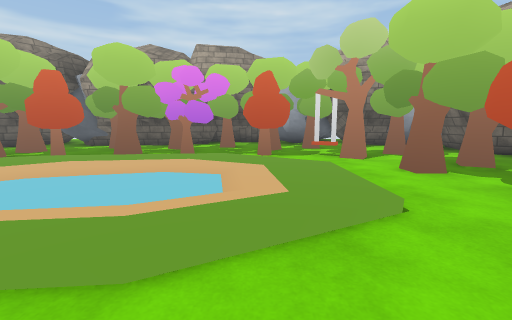
[1] (above)

24 first-person views from a walk through a Unity game level. The camera is 1.3 m above the floor, tilts 8° down and sees 90° across. The floor is counted in squares, 1 m on a side. Each view is taken from the middle of a square. On the plan, view 1 faces up. The plan holds only what a view shows up to about 13 squares ahead; the rest is blank. The place goes on beyond the plan. The player character is not drawn. Some surface patterns are stand-ins.

[2]
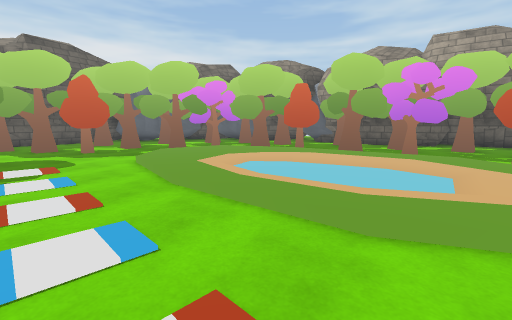

[3]
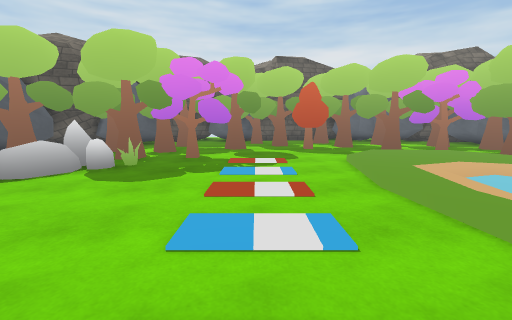

[4]
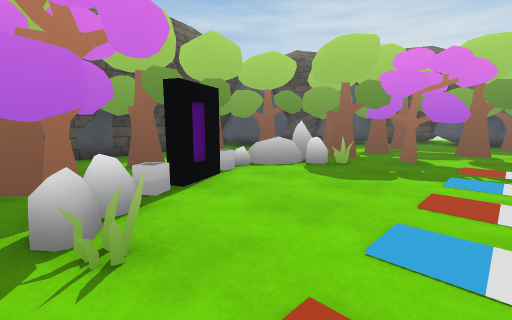

[5]
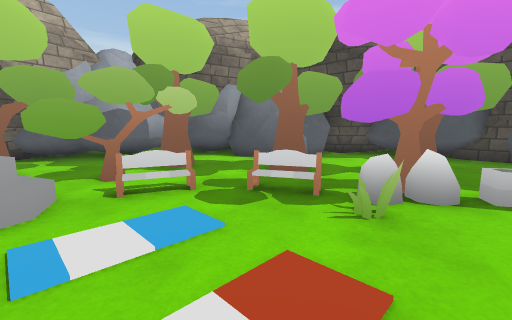

[6]
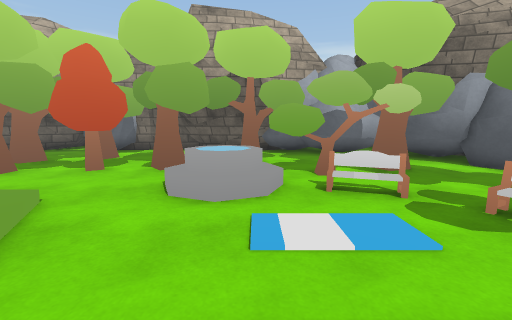

[7]
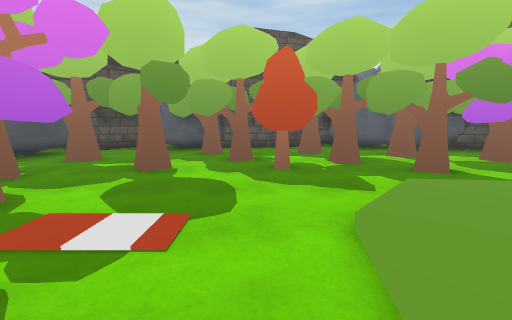

[8]
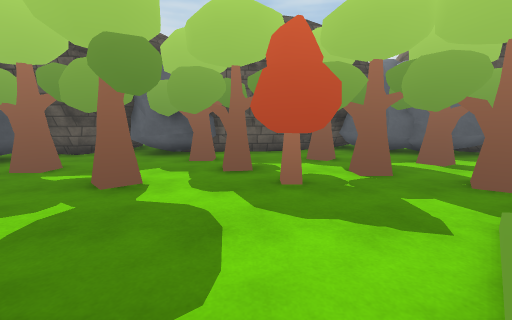

[9]
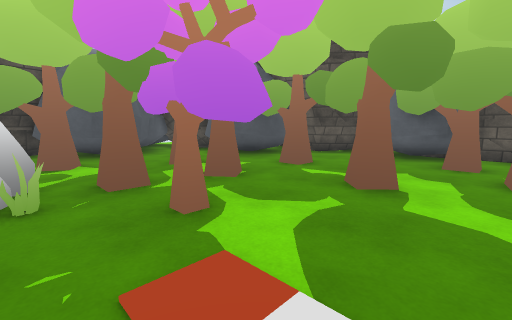

[10]
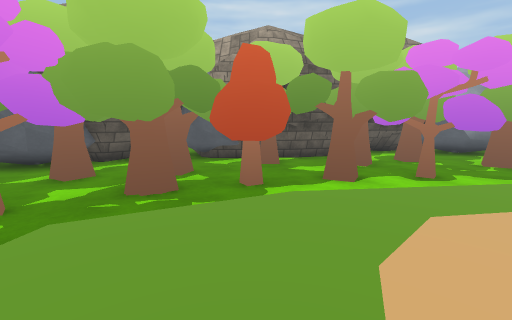

[11]
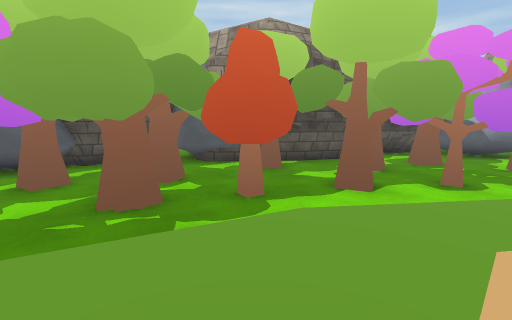

[12]
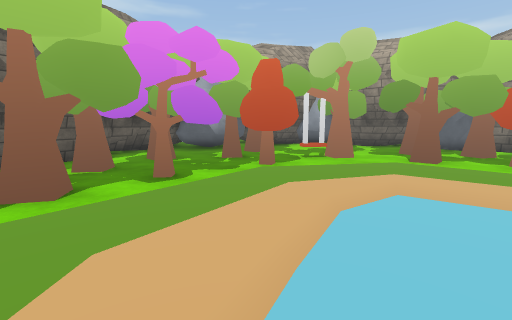

[13]
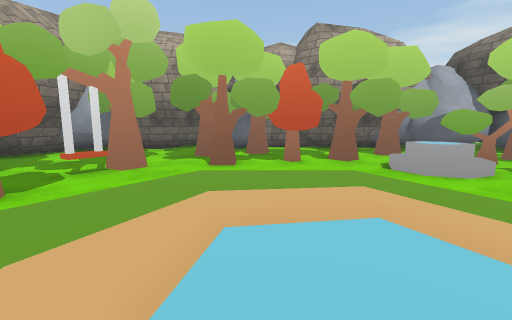

[14]
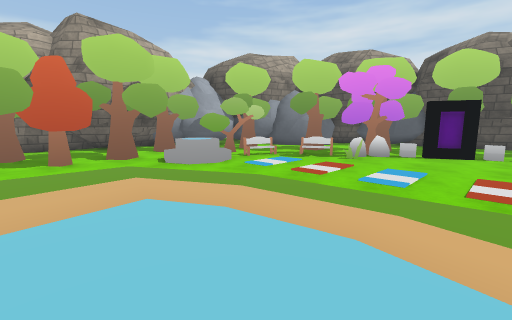

[15]
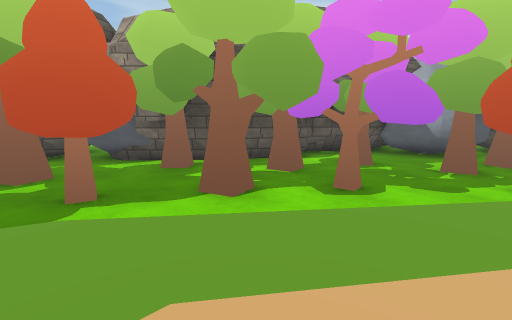

[16]
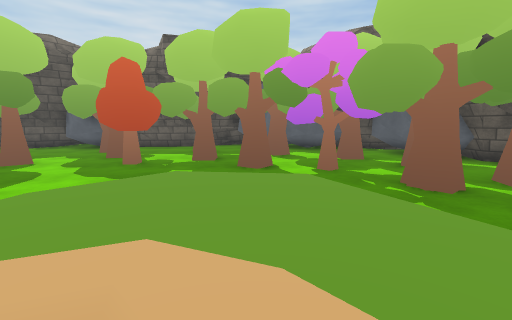

[17]
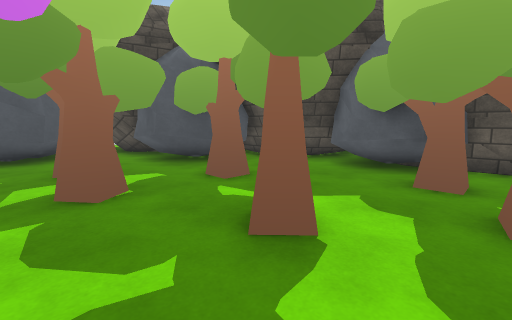

[18]
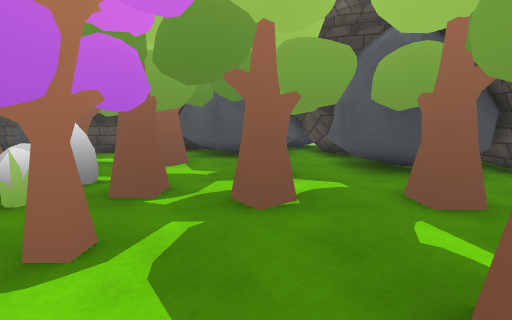

[19]
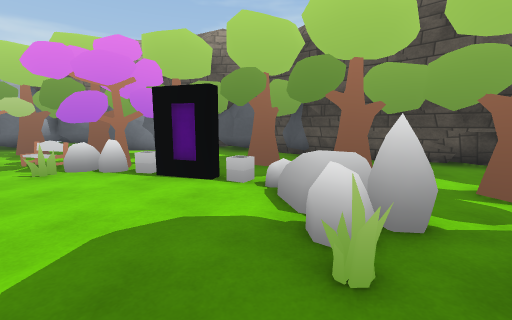

[20]
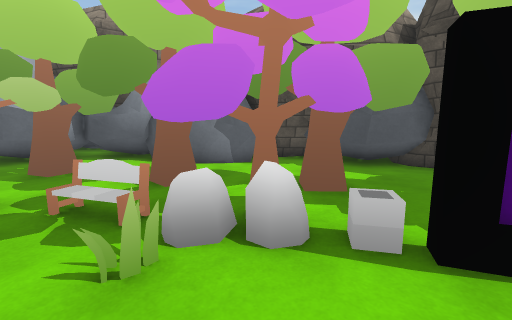

[21]
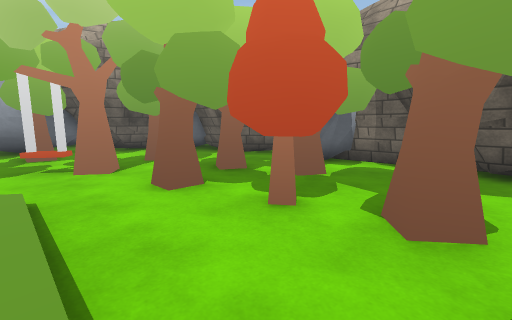

[22]
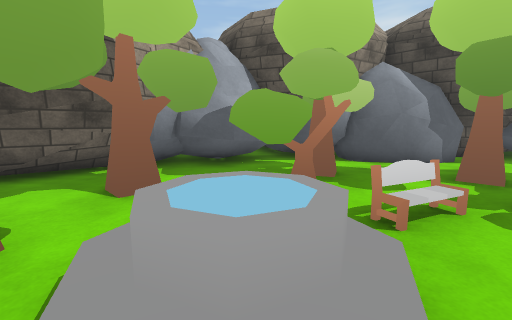

[23]
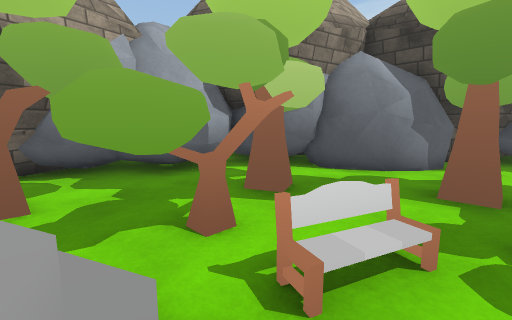

[24]
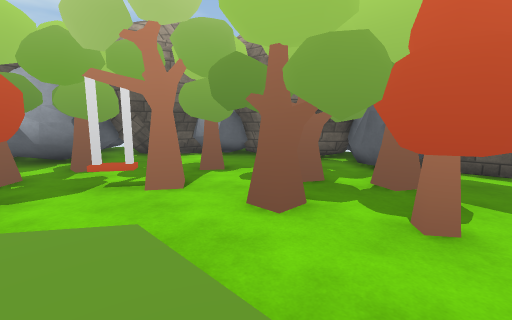

### Floor plan
Key: @ floor where view 1 was taken; # wall or solid block; x gap in a wall; . main floor; : floor 0.25 m higher than the main floor; / step, stairs or slope; = window, fence, low wall or low ledge; v drop or lower ground; T tree; B bench; O other object.
Columns run from 21 left of view 1 to 11 right of it. Each row starts with its distance up from view 1.
 18                    ####
 17                   #####OO##
 16          ##O   ####...OOOO##
 15        ###OO#####  TT.....#####
 14       ###  ..TT.#T.T..T.T....O#
 13       ### ...####T.#xTT.#.....##
 12    ##OO T.TT##   TT..#.....T..##
 11    # ..TT#.  TTTT#TT.TTTT..TT.##
 10    # .T.  T TTT....T.TT.TTx#..###
  9    O  T .T T..///::::/.........##
  8 OOOO.T#TTT.//:::::::::/.....T#.O#
  7  OO.TT TT..::::::::/:::/.TT....O
  6  OO. =.TT./:::::/....::/..x.TTTOO
  5 ##O... #../::::......::/..TT  ###
  4 ## TT.T.../::::/..../::/..TT...##
  3 ## TT.#TT../:::::/::::/....T..###
  2  ###.. TT...////::///.../T#T..##
  1  # ..TTTT............../  v.==##
  0  # ..TT..............@../ T.TT##
 -1  OOTT.#..................TT.#T##
 -2  OOO#..TT..T............OTT. O##
 -3   OO...#...T............BTT .OO
 -4   #........T.........TB...TT.OOO
 -5  ##...T..T.T........#T.....#OO#
 -6  ###....#T.T.#=..OOOT..TT...O##
 -7   ##OO...T.#T#==.O..TT.##.OO##
 -8   ##OOOOTT....  ....TT...OOO
 -9      OOO#...T..T..T.....OOO
-10       ##....T##T..x.....##
-11       ##OOOOO##.  x.OO####
-12       ## OOO######OOO###
-13        #OO  ###     O
-14        #O

Positions as (right, up) in squares from view 1, and headings:
1: (0, 0), facing up
2: (0, -1), facing up-left
3: (0, -1), facing left
4: (0, -1), facing down-left
5: (-2, 0), facing down-right
6: (-2, 0), facing right
7: (-6, 1), facing left
8: (-8, 1), facing left
9: (-8, 0), facing down-left
10: (-8, 4), facing up
11: (-8, 5), facing up
12: (-6, 5), facing up-right
13: (-4, 6), facing right
14: (-5, 6), facing down-right
15: (-5, 6), facing up
16: (-5, 6), facing left
17: (-11, 0), facing down-left
18: (-12, -1), facing down
19: (-9, -3), facing down-right
20: (-3, -3), facing down-right
21: (2, 2), facing up-right
22: (2, 2), facing down-right
23: (2, 0), facing down-right
24: (1, 4), facing up-right
